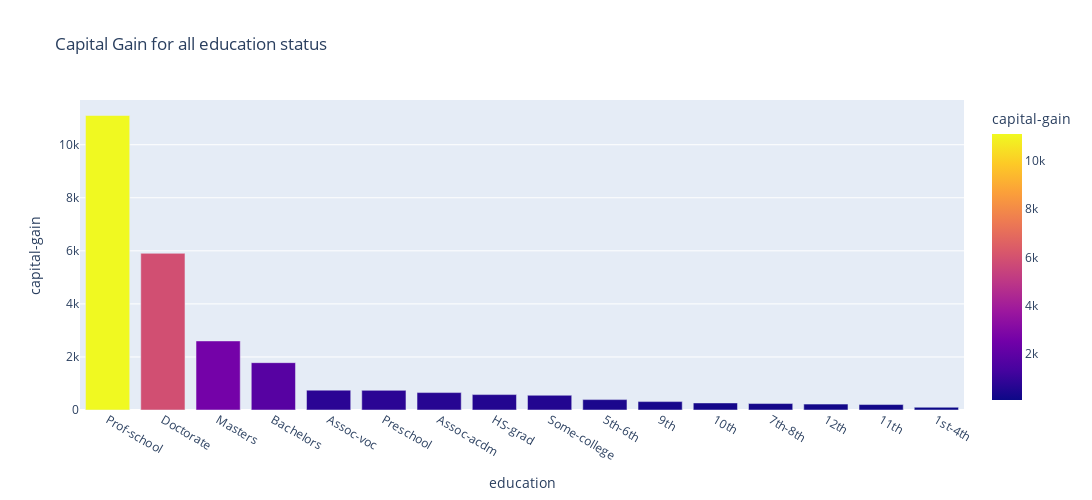

The cell this chart's notebook holds for it:
### Code cell
#- Of all education level, what level has the most capital gain
ft= data[['education','capital-gain']]
ft = ft.groupby(['education'])[['capital-gain']].mean().sort_values(by= 'capital-gain', ascending=False)
viz = pe.bar(data_frame = ft, x = ft.index, y= 'capital-gain', color = ft['capital-gain'], width = 1300, height= 500, title= ' Capital Gain for all education status')
viz.show()

### Figure 1 — Plotly figure (JSON) as saved in the notebook; plotly's stock layout.template omitted (floating-point values rounded to 4 significant figures)
{"data": [{"hovertemplate": "education=%{x}<br>capital-gain=%{marker.color}<extra></extra>", "legendgroup": "", "marker": {"color": [11100.0, 5906.0, 2604.0, 1784.0, 748.1, 740.1, 656.3, 581.0, 555.1, 391.9, 316.8, 266.5, 242.9, 222.1, 204.9, 102.4], "coloraxis": "coloraxis", "pattern": {"shape": ""}}, "name": "", "orientation": "v", "showlegend": false, "textposition": "auto", "type": "bar", "x": ["Prof-school", "Doctorate", "Masters", "Bachelors", "Assoc-voc", "Preschool", "Assoc-acdm", "HS-grad", "Some-college", "5th-6th", "9th", "10th", "7th-8th", "12th", "11th", "1st-4th"], "xaxis": "x", "y": [11100.0, 5906.0, 2604.0, 1784.0, 748.1, 740.1, 656.3, 581.0, 555.1, 391.9, 316.8, 266.5, 242.9, 222.1, 204.9, 102.4], "yaxis": "y"}], "layout": {"barmode": "relative", "coloraxis": {"colorbar": {"title": {"text": "capital-gain"}}, "colorscale": [[0, "#0d0887"], [0.1111, "#46039f"], [0.2222, "#7201a8"], [0.3333, "#9c179e"], [0.4444, "#bd3786"], [0.5556, "#d8576b"], [0.6667, "#ed7953"], [0.7778, "#fb9f3a"], [0.8889, "#fdca26"], [1, "#f0f921"]]}, "height": 500, "legend": {"tracegroupgap": 0}, "title": {"text": " Capital Gain for all education status"}, "width": 1300, "xaxis": {"anchor": "y", "domain": [0, 1], "title": {"text": "education"}}, "yaxis": {"anchor": "x", "domain": [0, 1], "title": {"text": "capital-gain"}}}}
